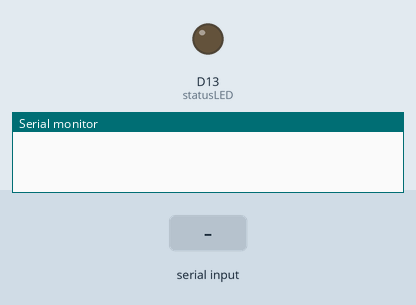
The sketch below on a simulated Arduino Nano 33 IoT. On the bench: output pins drawn as LEDs (lit = HIGH), the last lines printed to the serial monitor. Inputs (shaded band) come from the test bench. The modem accepts every AT command (registered, SIM ready, sends succeed) and sends nothing else; pins used as bus, display or sensor lines are not drawn.

Above: at 1.8 s.
1.9 s: "1" received over the second serial link
At 10.01 s:
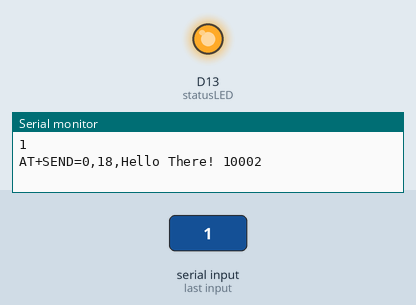
Timing chart, 0 to 10.4 s (numbered marks = the images above; inputs shaded):
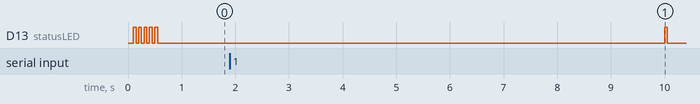

The sketch:

RYLR896_DHTxx.ino
```cpp
/*
REYAX RYLR869 example sketch with supporting role from a DHT22 Temperature and Humidity Sensor

This works with PlatformIO or Arduino IDE

More videos and tutorials http://www.youtube.com/thebreadboardca
my website https://www.thebreadboard.ca
github https://https://github.com/thebreadboard
support me on Patrion https://www.patreon.com/thebreadboard
or paypal me https://paypal.me/thebreadboardca

  This sketch shows how to use the REYAX RYLR869 LoRa transceiver
  as an IOT connection. it does not use end to end handshaking
  or specific addresses and Network IDs (this will be in the next version)
  it sends a message every "sendDelay" period to the RYLR896
  inbetween this time is listens for received data and calls apropriate
  functions to handle the message received
  you can choose between sending data from a DHTxxx sensor or a simple
  test message will mills() appended to keep each message unique.

  parts Used:-
  RYLR896             https://amzn.to/3fjBwgo
  DHT22               https://amzn.to/2MPaX6v
  Arduino Nano 33 IOT https://amzn.to/2UFwwuB


  the DHT22 is a common Temperature and Humidity sensor, the DHT22 measures Temp and Humidity
  quite accuratly compared to a DHT11, it is an easy thing to change to other sensors to suit budget
  or application needs

  Because Temperature and Humidity does not change very quickly in normal life
  you really should only need to sample say once every 10 minutes, this allows
  significant saving of battery power if battery drain is a problem
  You could even put the tranceiver to sleep between samples if the application allows for it

  Serial1 is used for the RYLR896 communications, if your arduino does not have a built in Serial1
  then simply add a softserial port of your choosing https://www.arduino.cc/en/tutorial/SoftwareSerialExample

  Hardware connections:

  NanoIOT33   RYLR896
  +3V3  to Pin 1 3.3V
  D3    to pin 2 NRST
  TXD   to pin 3 RXD
  RXD   to pin 4 TXD
         pin 5 Not connected
  GND   to pin 6 GND

  (WARNING: do not connect to 5V or the sensor will be damaged!)

  NanoIOT33   DHT22
  +3V3  to Pin 1 Vcc
  D21   to pin 2 data
         pin 3 Not connected
  GND   to pin 4 GND

  Connect a 10K pullup between the DHD22 Vcc (Pin 1) and DHT22 Data (pin 2)

  The external LED should be wired to a HIGH on the pin will illuminate the LED
  remember to place a current limit resistor in series with it of between 330R to 1KR

  V1.1 Peter Oakes, www.thebreadboard.ca 06/12/2020
*/

#include <Arduino.h>

// comment out the #define below if you dont have a DHT22 sensor connected
// and the code will use test data instead to transmit
//#define DHTSensor

//if you not using an external LED then use the built in one
//comment out if your using the external LED
#define useLED_Builtin

#ifdef DHTSensor
// the sensor code below needs all these libraries
#include <Wire.h>
#include <SPI.h>
#include <Adafruit_Sensor.h>
#include <DHT.h>
#include <DHT_U.h>
#include <avr/dtostrf.h>
#endif

// The SendDelay should reflect the LoRa duty cycle determined by the airtime calculator
// and yes I know I am way too fast, this is demo, not production :)
#define SendDelay  5000
#define flashSetupComplete  5
#define flashRcvMessage  3
#define flashSentCommand  1
#define flashDelay  50
#ifdef DHTSensor
#define DHTPIN 21
// change the #define line to reflect your type of DHTxx sensor
//  DHT11, DHT12, DHT2, DHT21, AM2301.
#define DHTTYPE DHT22
DHT_Unified dht(DHTPIN, DHTTYPE);
#endif

// if you use a different pin for the reset line to the RYLR896 or external LED
// then simply change the two lines below to reflect you choices.
// if you want to use the built in led then comment out the #define statusLED 2 and un comment #define statusLED LED_BUILTIN
#define reset896 3 // Reset Pin Active Low
#ifdef useLED_Builtin
  #define statusLED LED_BUILTIN // the built in led
#else
  #define statusLED 2 // the blue external led
#endif
const String msgRecv = "+RCV=";
const String msgError = "+ERR=";
const String msgOK = "+OK";
const String sndMessage = "AT+SEND=0,";

unsigned long lastSend = SendDelay;
bool cmdComplete = true; //so we know when a command is done so we can do another

void setup() {
  Serial.begin(115200);
  Serial1.begin(115200);

  // Initialise the ports were using
  pinMode(reset896, OUTPUT);
  pinMode(statusLED, OUTPUT);

  // RESET RYLR896
  digitalWrite(reset896, LOW); // Reset radio start
  delay(100);
  digitalWrite(reset896, HIGH); // Reset radio complete

#ifdef DHTSensor
  // initialise the Sensor library
  dht.begin();
#endif

  if (Serial1.available() > 0) {
    // read the incoming data:
    Serial.println ("RLYL896 Status = " + Serial1.readString());
  }
  // FLASH EXTERNAL LED
  flashLED(flashSetupComplete, statusLED); // done setup
}

void loop() {
  // if we exceeded SendDelay AND the previous command completed then send the data again
  if ((millis() > lastSend + SendDelay) && cmdComplete) {
    sendSensorData();
    lastSend = millis();
  }
  recvMsg();
}

// see if a message from RYLR896 was received
// if so figure out what type it is
// and dispatch it to specific handler
void recvMsg()
{
  String rcvMsg;
  if (Serial1.available() > 0) { // Did we get a message
    rcvMsg  = Serial1.readString();
    if (rcvMsg.startsWith(msgRecv)) { // starts with "+RCV"
      ProcessMSG(rcvMsg);
    }
    else if (rcvMsg.startsWith(msgError)) { // Startes with "+ERR"
      ProcessError(rcvMsg);
    }
    else if (rcvMsg.startsWith(msgOK)) { // Starts with "+OK"
      ProcessOK(rcvMsg);
    }
    else { // found none of the above
      Serial.println (rcvMsg);
    }
  }
}
#ifdef DHTSensor
// We have a DHT22 defined so use this code
void sendSensorData() {
  bool tempGood = false; // if true we got a good temperature reading
  bool humiGood = false; // if true we got a good humdity reading

  String t = "\r\n";
  String h = "\r\n";

  sensors_event_t event;
  dht.temperature().getEvent(&event);
  if (isnan(event.temperature)) {
    Serial.println(F("Error reading temperature!"));
  }
  else {
    char tmpbuffer[5];
    t = dtostrf(event.temperature, 2, 1, tmpbuffer);
    tempGood = true;
  }
  // Get humidity event and print its value.
  dht.humidity().getEvent(&event);
  if (isnan(event.relative_humidity)) {
    Serial.println(F("Error reading humidity!"));
  }
  else {
    char humbuffer[5];
    h = dtostrf(event.relative_humidity, 2, 1, humbuffer);
    humiGood = true;
  }
  if (tempGood && humiGood)
  {
    sendCmd(sndMessage + "13,T=" + t + "|H=" + h + "\r\n") ;
    Serial.print(sndMessage + "13,T=" + t + "|H=" + h + "\r\n");
  }
}
#else
// if #define DHTSensor is commented out we will use this version of sendSensorData()
// needs to be improved but for now just send test messages
// with a forever changing component so we know things
// are working at the remote end
void sendSensorData()
{
  String payload = "Hello There! " + String(millis());
  String myMessage = sndMessage + payload.length() + "," + payload + "\r\n";
  Serial.print(myMessage );
  sendCmd(myMessage);
}
#endif

/**** Message handlers for the RYLR896 ****/
// A message with +RCV in the header
void ProcessMSG(String rcvMsg) {
  flashLED(flashRcvMessage, statusLED);// FLASH  LED to indicate a message received
  Serial.print(rcvMsg); // diagnostics print
  // of course this is useless without actually doing something with the message
}

// A message with +ERR in the header
void ProcessError(String errMsg) {
  Serial.print("Receved Error " + errMsg); // diagnostics print
  cmdComplete = true; // done last command even if an error happened
}

// A message with +OK in the header
void ProcessOK(String okMsg) {
  Serial.print(okMsg); // diagnostics print
  cmdComplete = true; // sucesfully completed last command
}

// Send a command to RYLR896 or transmit a message
void sendCmd(const String& messageToSend)
{
  Serial1.print(messageToSend);
  cmdComplete = false; // to allow for complete of command/transmit
  flashLED(flashSentCommand, statusLED);// FLASH  LED to indicate command processed
}

//just flash an led n number of times
void flashLED(uint flashCount, uint32_t pinID) {
  // FLASH EXTERNAL LED
  for (uint x = 0; x < flashCount; x++) {
    digitalWrite(pinID, HIGH);
    delay(flashDelay);
    digitalWrite(pinID, LOW);
    delay(flashDelay);
  }
}
```
